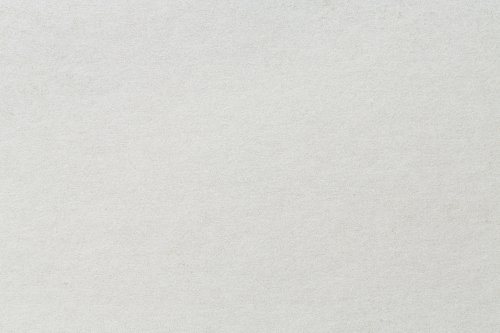
#> input picture gen_text/OCR-Vietnamese-Text-Generator/trdg/images/44484176.jpg, 500 x 333 px; its folder holds only this picture in this run
$ python kalapa_background.py
#> lines starting #> are read from the running program, lines starting #| are printed output that depends on the picture
import cv2
import math
import os
import random as rnd
import numpy as np

from PIL import Image, ImageDraw, ImageFilter


def image(height: int, width: int, image_dir: str) -> Image:
    """
    Create a background with a image
    """
#> called with height = 48, width = 720, image_dir = './images'
    images = os.listdir(image_dir)

    # For Kalapa2023
    # if width / height < 15:
    #     width = int(height*15)

    if len(images) > 0:
        pic = Image.open(
            os.path.join(image_dir, images[rnd.randint(0, len(images) - 1)])
        )
#> pic is the input picture: PIL image 500x333 RGB; mean R, G, B 216.3, 216.3, 212.2

        if pic.size[0] < width:
            pic = pic.resize(
                [width, int(pic.size[1] * (width / pic.size[0]))],
                Image.Resampling.LANCZOS,
            )
#> pic: PIL image 720x479 RGB
        if pic.size[1] < height:
            pic = pic.resize(
                [int(pic.size[0] * (height / pic.size[1])), height],
                Image.Resampling.LANCZOS,
            )

        if pic.size[0] == width:
            x = 0
        else:
            x = rnd.randint(0, pic.size[0] - width)
        if pic.size[1] == height:
            y = 0
        else:
            y = rnd.randint(0, pic.size[1] - height)
#> y = 388

        return pic.crop((x, y, x + width, y + height))
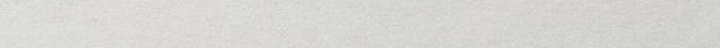
#> returned value: PIL image 720x48 RGB; mean R, G, B 214.8, 214.6, 210.2
    else:
        raise Exception("No images where found in the images folder!")


if __name__=="__main__":
    image_dir = "./images"
    h = 48
    w = 720

    for i in range(300):
        outpath = os.path.join("./out/images_hw_background_eval", f"{i}.jpg")
        textpath = os.path.join("./out/labels_hw_background_eval", f"{i}.txt")

        with open(textpath, 'w') as f:
            f.write("" + "\n")
            f.close()
        a = image(h, w, image_dir)
        rgb_im = a.convert('RGB')
        rgb_im.save(outpath)
    print(a)
#| <PIL.Image.Image image mode=RGB size=720x48 at 0x7F5CEB0CD3D0>
